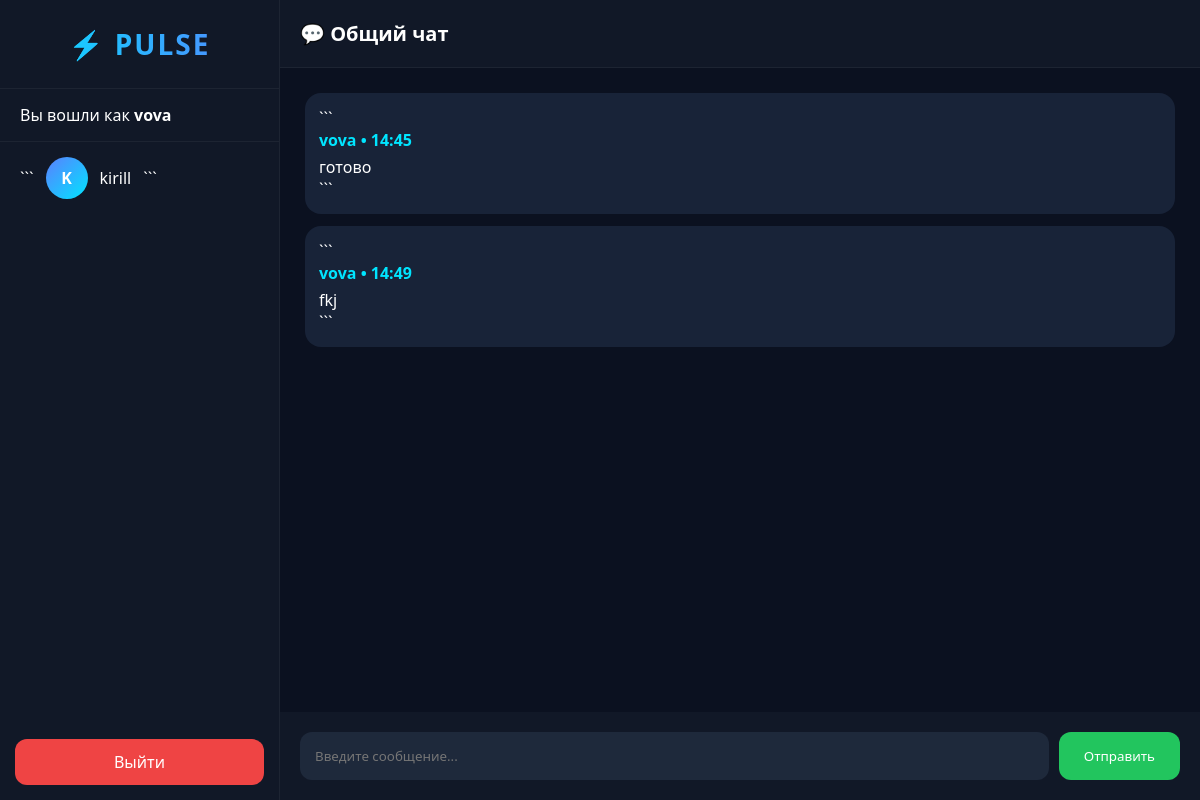
The page /chat (signed in) on the database its author committed.
### tables this page shows
CREATE TABLE users (
        id INTEGER PRIMARY KEY AUTOINCREMENT,
        username TEXT UNIQUE NOT NULL,
        password TEXT NOT NULL
    );

CREATE TABLE messages (
        id INTEGER PRIMARY KEY AUTOINCREMENT,
        username TEXT NOT NULL,
        text TEXT NOT NULL,
        created_at TEXT NOT NULL
    );

### app.py (the view, shortened to what this page needs)
@app.route("/chat", methods=["GET", "POST"])
def chat():
    if "username" not in session:
        return redirect("/login")
    conn = sqlite3.connect("users.db")
    cursor = conn.cursor()
    cursor.execute(
        """
        SELECT username, text, created_at
        FROM messages
        ORDER BY id
        """
    )
    messages = cursor.fetchall()
    cursor.execute(
        "SELECT username FROM users ORDER BY username"
    )
    users = cursor.fetchall()
    conn.close()
    return render_template(
        "chat.html",
        messages=messages,
        username=session["username"],
        users=users
    )
    cursor = conn.cursor()
    cursor.execute(
        """
        SELECT username, text, created_at
        FROM messages
        ORDER BY id
        """
    )
    messages = cursor.fetchall()
    conn.close()
    result = ""
    for username, text, created_at in messages:
        if username == session["username"]:
            result += f"""
            <div class="my-message">
                <div class="author">Вы</div>
                <div>{text}</div>
                <div class="time">{created_at}</div>
            </div>
            """
        else:
            result += f"""
            <div class="other-message">
                <div class="author">{username}</div>
                <div>{text}</div>
                <div class="time">{created_at}</div>
            </div>
            """
    return result

### templates/chat.html (shortened to what this page needs)
<!DOCTYPE html>
<html lang="ru">
<head>
</head>
<body>
<div class="wrapper">
<div class="sidebar">
<div class="logo">
⚡ PULSE
</div>
<div class="user-info">
Вы вошли как <b>{{ username }}</b>
</div>
<div class="users">
{% for user in users %}
{% if user[0] != username %}
<a class="user" href="/dialog/{{ user[0] }}">
```
<div class="avatar">
    {{ user[0][0].upper() }}
</div>
<div>
    {{ user[0] }}
</div>
```
</a>
{% endif %}
{% endfor %}
</div>
<a class="logout" href="/logout">
Выйти
</a>
</div>
<div class="chat-area">
<div class="chat-header">
💬 Общий чат
</div>
<div class="messages" id="messages">
{% for username, text, created_at in messages %}
<div class="message">
```
<div class="author">
    {{ username }} • {{ created_at }}
</div>
<div>
    {{ text }}
</div>
```
</div>
{% endfor %}
</div>
<form class="form" method="POST">
<input
type="text"
name="message"
placeholder="Введите сообщение..."
autocomplete="off"
required>
<button type="submit">
Отправить
</button>
</form>
</div>
</div>
</body>
</html>

### templates/chat.html (style rules this page uses)
* { margin:0; padding:0; box-sizing:border-box; font-family:'Segoe UI',sans-serif; }
body { background:#0b1120; color:white; height:100vh; overflow:hidden; }
.wrapper { display:flex; height:100vh; }
.sidebar { width:280px; background:#111827; border-right:1px solid rgba(255,255,255,.05); display:flex; flex-direction:column; }
.logo { padding:25px; font-size:28px; font-weight:800; text-align:center; letter-spacing:2px; background:linear-gradient( 90deg, #00e5ff, #5b7fff ); -webkit-background-clip:text; -webkit-text-fill-color:transparent; }
.user-info { padding:15px 20px; border-top:1px solid rgba(255,255,255,.05); border-bottom:1px solid rgba(255,255,255,.05); }
.users { flex:1; overflow-y:auto; }
.user { display:flex; align-items:center; gap:12px; padding:15px 20px; text-decoration:none; color:white; transition:.2s; }
.avatar { width:42px; height:42px; border-radius:50%; display:flex; justify-content:center; align-items:center; font-weight:bold; background:linear-gradient( 135deg, #5b7fff, #00e5ff ); }
.logout { margin:15px; padding:12px; text-align:center; text-decoration:none; color:white; border-radius:12px; background:#ef4444; }
.chat-area { flex:1; display:flex; flex-direction:column; }
.chat-header { background:#111827; padding:20px; border-bottom:1px solid rgba(255,255,255,.05); font-size:20px; font-weight:600; }
.messages { flex:1; overflow-y:auto; padding:25px; }
.message { background:#182338; padding:14px; border-radius:16px; margin-bottom:12px; }
.author { color:#00e5ff; font-weight:bold; margin-bottom:5px; }
.form { display:flex; gap:10px; padding:20px; background:#111827; }
.form input { flex:1; padding:15px; border:none; border-radius:12px; background:#1e293b; color:white; }
.form button { border:none; padding:15px 25px; border-radius:12px; background:#22c55e; color:white; cursor:pointer; }

### rows shown on the page
users: username "K", username "kirill"
messages: username "vova", created_at "14:45", text "готово"
messages: username "vova", created_at "14:49", text "fkj"

### other values the page prints
{{ username }} "vova"
